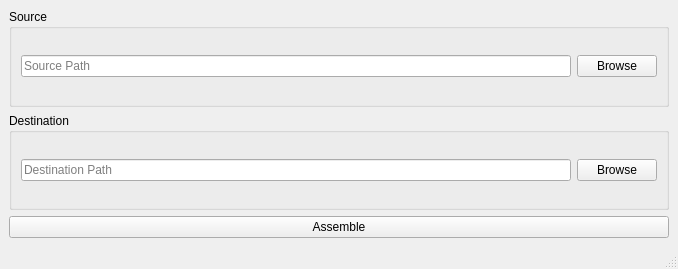
<?xml version="1.0" encoding="UTF-8"?>
<ui version="4.0">
 <class>MainWindow</class>
 <widget class="QMainWindow" name="MainWindow">
  <property name="geometry">
   <rect>
    <x>0</x>
    <y>0</y>
    <width>678</width>
    <height>269</height>
   </rect>
  </property>
  <property name="windowTitle">
   <string>Slice Assemebler</string>
  </property>
  <widget class="QWidget" name="centralwidget">
   <layout class="QGridLayout" name="gridLayout">
    <item row="0" column="0">
     <widget class="QGroupBox" name="gbox_origine">
      <property name="title">
       <string>Source</string>
      </property>
      <layout class="QHBoxLayout" name="horizontalLayout">
       <item>
        <widget class="QLineEdit" name="le_origine">
         <property name="placeholderText">
          <string>Source Path</string>
         </property>
        </widget>
       </item>
       <item>
        <widget class="QPushButton" name="pb_origine">
         <property name="text">
          <string>Browse</string>
         </property>
        </widget>
       </item>
      </layout>
     </widget>
    </item>
    <item row="1" column="0">
     <widget class="QGroupBox" name="gbox_destination">
      <property name="title">
       <string>Destination</string>
      </property>
      <layout class="QHBoxLayout" name="horizontalLayout_2">
       <item>
        <widget class="QLineEdit" name="le_destination">
         <property name="placeholderText">
          <string>Destination Path</string>
         </property>
        </widget>
       </item>
       <item>
        <widget class="QPushButton" name="pb_destination">
         <property name="text">
          <string>Browse</string>
         </property>
        </widget>
       </item>
      </layout>
     </widget>
    </item>
    <item row="2" column="0">
     <widget class="QPushButton" name="pb_assemble">
      <property name="text">
       <string>Assemble</string>
      </property>
     </widget>
    </item>
   </layout>
  </widget>
  <widget class="QMenuBar" name="menubar">
   <property name="geometry">
    <rect>
     <x>0</x>
     <y>0</y>
     <width>678</width>
     <height>22</height>
    </rect>
   </property>
  </widget>
  <widget class="QStatusBar" name="statusbar"/>
 </widget>
 <resources/>
 <connections/>
</ui>
